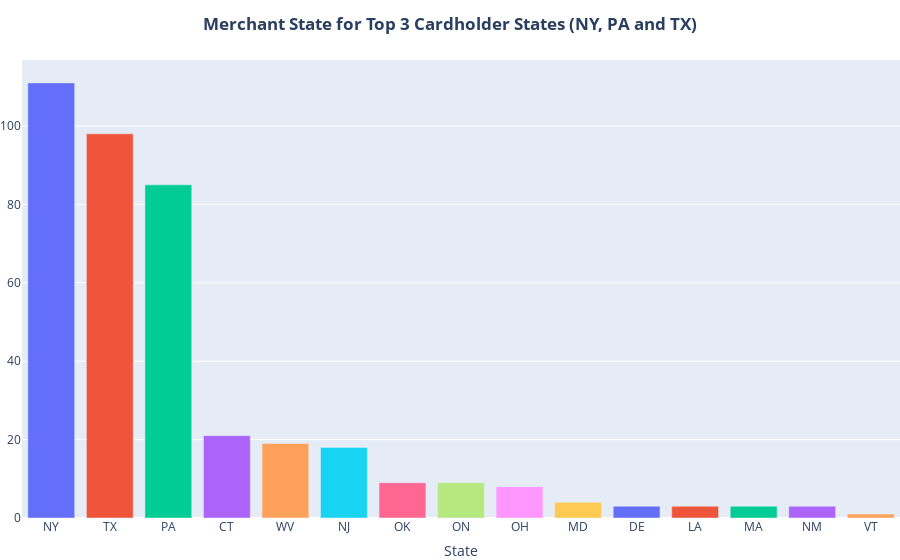

Source (notebook cell):
### Markdown cell above
A bar chart was created to show the merchant States.

### Code cell
# Filter Data by the top three States and group by the merchant state
top_states = clean_fraud_merchant_df["state"].isin(top["state"])
top_states_df = clean_fraud_merchant_df[top_states][["merch_state","trans_num"]]
top_states_df = top_states_df.groupby("merch_state")["trans_num"].nunique().reset_index()
top_states_df = top_states_df.sort_values(by="trans_num", ascending=False)

# Create a bar chart with the merchant states
topbar = px.bar(top_states_df,
                x="merch_state",
                y="trans_num",
                title= "<b>Merchant State for Top 3 Cardholder States (NY, PA and TX)",
                color="merch_state",
                category_orders={"merch_state":top_states_df["merch_state"]}
)
topbar.update_yaxes(title=None)
topbar.update_xaxes(title="State")
topbar.update_layout(showlegend=False,
                         title_font_size=17,
                         title_x=0.5,
                         margin = dict(l=0,
                                       r=0,
                                       b=10,
                                       t=60,
                                       autoexpand=True
                        )
)
topbar.show()

### Figure 1 — Plotly figure (JSON) as saved in the notebook; plotly's stock layout.template omitted (floating-point values rounded to 4 significant figures)
{"data": [{"alignmentgroup": "True", "hovertemplate": "merch_state=%{x}<br>trans_num=%{y}<extra></extra>", "legendgroup": "NY", "marker": {"color": "#636efa", "pattern": {"shape": ""}}, "name": "NY", "offsetgroup": "NY", "orientation": "v", "showlegend": true, "textposition": "auto", "type": "bar", "x": ["NY"], "xaxis": "x", "y": [111], "yaxis": "y"}, {"alignmentgroup": "True", "hovertemplate": "merch_state=%{x}<br>trans_num=%{y}<extra></extra>", "legendgroup": "TX", "marker": {"color": "#EF553B", "pattern": {"shape": ""}}, "name": "TX", "offsetgroup": "TX", "orientation": "v", "showlegend": true, "textposition": "auto", "type": "bar", "x": ["TX"], "xaxis": "x", "y": [98], "yaxis": "y"}, {"alignmentgroup": "True", "hovertemplate": "merch_state=%{x}<br>trans_num=%{y}<extra></extra>", "legendgroup": "PA", "marker": {"color": "#00cc96", "pattern": {"shape": ""}}, "name": "PA", "offsetgroup": "PA", "orientation": "v", "showlegend": true, "textposition": "auto", "type": "bar", "x": ["PA"], "xaxis": "x", "y": [85], "yaxis": "y"}, {"alignmentgroup": "True", "hovertemplate": "merch_state=%{x}<br>trans_num=%{y}<extra></extra>", "legendgroup": "CT", "marker": {"color": "#ab63fa", "pattern": {"shape": ""}}, "name": "CT", "offsetgroup": "CT", "orientation": "v", "showlegend": true, "textposition": "auto", "type": "bar", "x": ["CT"], "xaxis": "x", "y": [21], "yaxis": "y"}, {"alignmentgroup": "True", "hovertemplate": "merch_state=%{x}<br>trans_num=%{y}<extra></extra>", "legendgroup": "WV", "marker": {"color": "#FFA15A", "pattern": {"shape": ""}}, "name": "WV", "offsetgroup": "WV", "orientation": "v", "showlegend": true, "textposition": "auto", "type": "bar", "x": ["WV"], "xaxis": "x", "y": [19], "yaxis": "y"}, {"alignmentgroup": "True", "hovertemplate": "merch_state=%{x}<br>trans_num=%{y}<extra></extra>", "legendgroup": "NJ", "marker": {"color": "#19d3f3", "pattern": {"shape": ""}}, "name": "NJ", "offsetgroup": "NJ", "orientation": "v", "showlegend": true, "textposition": "auto", "type": "bar", "x": ["NJ"], "xaxis": "x", "y": [18], "yaxis": "y"}, {"alignmentgroup": "True", "hovertemplate": "merch_state=%{x}<br>trans_num=%{y}<extra></extra>", "legendgroup": "OK", "marker": {"color": "#FF6692", "pattern": {"shape": ""}}, "name": "OK", "offsetgroup": "OK", "orientation": "v", "showlegend": true, "textposition": "auto", "type": "bar", "x": ["OK"], "xaxis": "x", "y": [9], "yaxis": "y"}, {"alignmentgroup": "True", "hovertemplate": "merch_state=%{x}<br>trans_num=%{y}<extra></extra>", "legendgroup": "ON", "marker": {"color": "#B6E880", "pattern": {"shape": ""}}, "name": "ON", "offsetgroup": "ON", "orientation": "v", "showlegend": true, "textposition": "auto", "type": "bar", "x": ["ON"], "xaxis": "x", "y": [9], "yaxis": "y"}, {"alignmentgroup": "True", "hovertemplate": "merch_state=%{x}<br>trans_num=%{y}<extra></extra>", "legendgroup": "OH", "marker": {"color": "#FF97FF", "pattern": {"shape": ""}}, "name": "OH", "offsetgroup": "OH", "orientation": "v", "showlegend": true, "textposition": "auto", "type": "bar", "x": ["OH"], "xaxis": "x", "y": [8], "yaxis": "y"}, {"alignmentgroup": "True", "hovertemplate": "merch_state=%{x}<br>trans_num=%{y}<extra></extra>", "legendgroup": "MD", "marker": {"color": "#FECB52", "pattern": {"shape": ""}}, "name": "MD", "offsetgroup": "MD", "orientation": "v", "showlegend": true, "textposition": "auto", "type": "bar", "x": ["MD"], "xaxis": "x", "y": [4], "yaxis": "y"}, {"alignmentgroup": "True", "hovertemplate": "merch_state=%{x}<br>trans_num=%{y}<extra></extra>", "legendgroup": "DE", "marker": {"color": "#636efa", "pattern": {"shape": ""}}, "name": "DE", "offsetgroup": "DE", "orientation": "v", "showlegend": true, "textposition": "auto", "type": "bar", "x": ["DE"], "xaxis": "x", "y": [3], "yaxis": "y"}, {"alignmentgroup": "True", "hovertemplate": "merch_state=%{x}<br>trans_num=%{y}<extra></extra>", "legendgroup": "LA", "marker": {"color": "#EF553B", "pattern": {"shape": ""}}, "name": "LA", "offsetgroup": "LA", "orientation": "v", "showlegend": true, "textposition": "auto", "type": "bar", "x": ["LA"], "xaxis": "x", "y": [3], "yaxis": "y"}, {"alignmentgroup": "True", "hovertemplate": "merch_state=%{x}<br>trans_num=%{y}<extra></extra>", "legendgroup": "MA", "marker": {"color": "#00cc96", "pattern": {"shape": ""}}, "name": "MA", "offsetgroup": "MA", "orientation": "v", "showlegend": true, "textposition": "auto", "type": "bar", "x": ["MA"], "xaxis": "x", "y": [3], "yaxis": "y"}, {"alignmentgroup": "True", "hovertemplate": "merch_state=%{x}<br>trans_num=%{y}<extra></extra>", "legendgroup": "NM", "marker": {"color": "#ab63fa", "pattern": {"shape": ""}}, "name": "NM", "offsetgroup": "NM", "orientation": "v", "showlegend": true, "textposition": "auto", "type": "bar", "x": ["NM"], "xaxis": "x", "y": [3], "yaxis": "y"}, {"alignmentgroup": "True", "hovertemplate": "merch_state=%{x}<br>trans_num=%{y}<extra></extra>", "legendgroup": "VT", "marker": {"color": "#FFA15A", "pattern": {"shape": ""}}, "name": "VT", "offsetgroup": "VT", "orientation": "v", "showlegend": true, "textposition": "auto", "type": "bar", "x": ["VT"], "xaxis": "x", "y": [1], "yaxis": "y"}], "layout": {"barmode": "relative", "legend": {"title": {"text": "merch_state"}, "tracegroupgap": 0}, "margin": {"autoexpand": true, "b": 10, "l": 0, "r": 0, "t": 60}, "showlegend": false, "title": {"font": {"size": 17}, "text": "<b>Merchant State for Top 3 Cardholder States (NY, PA and TX)", "x": 0.5}, "xaxis": {"anchor": "y", "categoryarray": ["NY", "TX", "PA", "CT", "WV", "NJ", "OK", "ON", "OH", "MD", "DE", "LA", "MA", "NM", "VT"], "categoryorder": "array", "domain": [0, 1], "title": {"text": "State"}}, "yaxis": {"anchor": "x", "domain": [0, 1], "title": {}}}}
